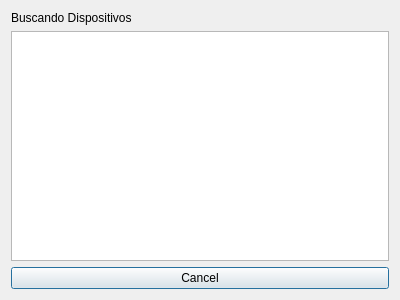
<?xml version="1.0" encoding="UTF-8"?>
<ui version="4.0">
 <class>RemoteSelector</class>
 <widget class="QDialog" name="RemoteSelector">
  <property name="geometry">
   <rect>
    <x>0</x>
    <y>0</y>
    <width>400</width>
    <height>300</height>
   </rect>
  </property>
  <property name="windowTitle">
   <string>Available chat services</string>
  </property>
  <layout class="QVBoxLayout" name="verticalLayout">
   <item>
    <widget class="QLabel" name="status">
     <property name="text">
      <string>Buscando Dispositivos</string>
     </property>
    </widget>
   </item>
   <item>
    <widget class="QListWidget" name="remoteDevices"/>
   </item>
   <item>
    <widget class="QPushButton" name="cancelButton">
     <property name="text">
      <string>Cancel</string>
     </property>
    </widget>
   </item>
  </layout>
 </widget>
 <resources/>
 <connections/>
</ui>
